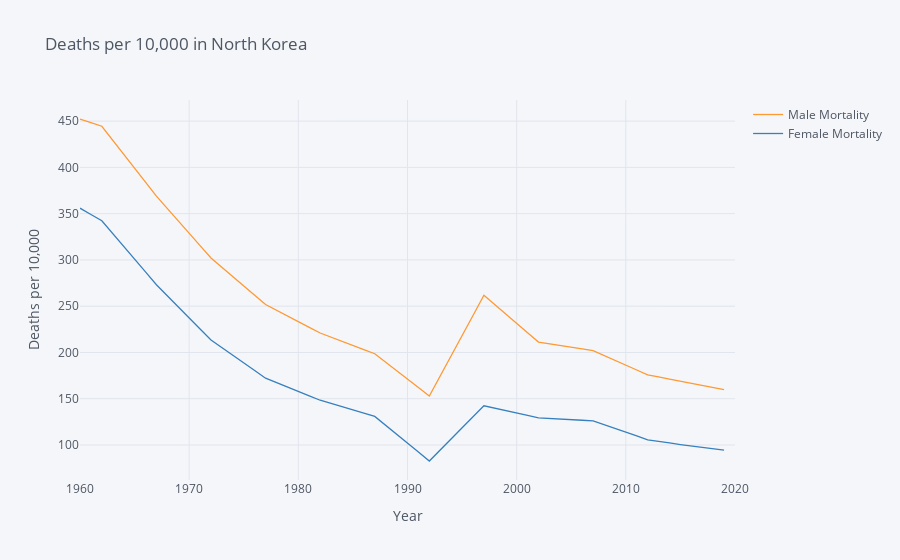

This figure's notebook cell:
### Code cell
nk = data.query('country=="Korea, Dem. People\'s Rep."')
nk.index = nk.index.droplevel('country')
nk[["Male Mortality","Female Mortality"]].iplot(title="Deaths per 10,000 in North Korea",yTitle="Deaths per 10,000",xTitle='Year')
